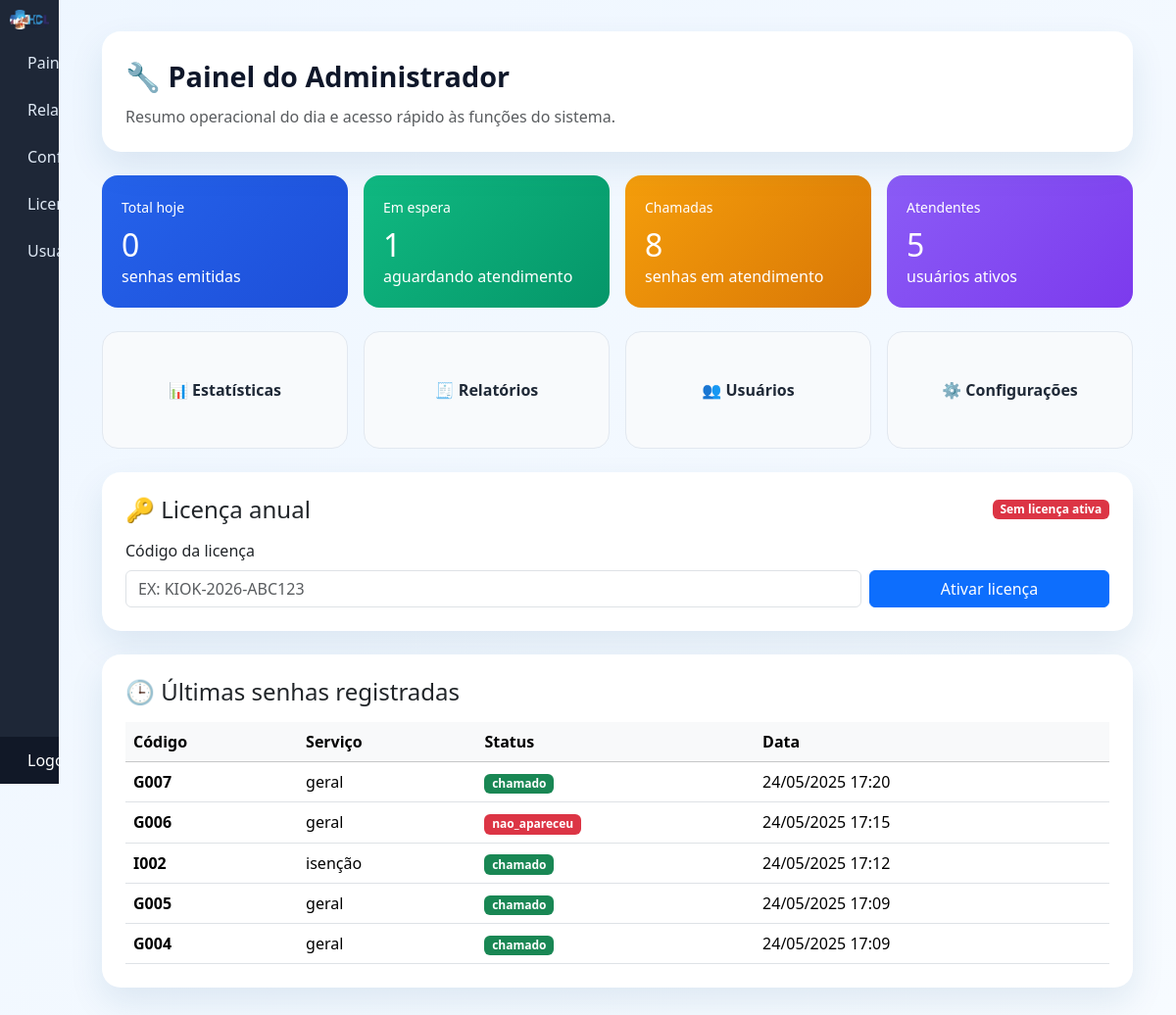
The app's page /admin_dashboard.php (signed in) with its own data.
### tables this page shows
CREATE TABLE IF NOT EXISTS `senhas` (
  `id` int NOT NULL AUTO_INCREMENT,
  `tipo` varchar(20) DEFAULT 'geral',
  `codigo` varchar(10) DEFAULT NULL,
  `servico` varchar(50) DEFAULT 'geral',
  `status` varchar(20) DEFAULT 'aguardando',
  `atendente` varchar(100) DEFAULT NULL,
  `balcao` varchar(50) DEFAULT NULL,
  `chamado_em` datetime DEFAULT NULL,
  `data_criacao` datetime DEFAULT CURRENT_TIMESTAMP,
  `visivel_painel` tinyint(1) DEFAULT '0',
  PRIMARY KEY (`id`)
);

### conexao.php (called while the page is built, shortened)
<?php
function buscarLicencaValida(PDO $pdo): ?array
{
    $stmt = $pdo->query("SELECT * FROM licencas ORDER BY id DESC LIMIT 1");
    $licenca = $stmt ? $stmt->fetch(PDO::FETCH_ASSOC) : null;
    if (!$licenca) {
        return null;
    }
    return $licenca;
}
?>

### admin_dashboard.php (the view, shortened to what this page needs)
<?php
require 'conexao.php';
$licencaAtual = buscarLicencaValida($pdo);
$totalSenhasHoje = (int)$pdo->query("SELECT COUNT(*) FROM senhas WHERE DATE(data_criacao) = CURDATE()")->fetchColumn();
$totalAguardando = (int)$pdo->query("SELECT COUNT(*) FROM senhas WHERE status = 'aguardando'")->fetchColumn();
$totalChamados = (int)$pdo->query("SELECT COUNT(*) FROM senhas WHERE status = 'chamado'")->fetchColumn();
$totalAtendentes = (int)$pdo->query("SELECT COUNT(*) FROM usuarios WHERE perfil = 'atendente'")->fetchColumn();
$ultimasSenhas = $pdo->query("SELECT codigo, servico, status, data_criacao FROM senhas ORDER BY id DESC LIMIT 5")->fetchAll(PDO::FETCH_ASSOC);
?>
<!DOCTYPE html>
<html lang="pt-BR">
<head>
  <link href="https://cdn.jsdelivr.net/npm/bootstrap@5.3.2/dist/css/bootstrap.min.css" rel="stylesheet">
</head>
<body>
  <div class="sidebar">
    <img src="logo.png" alt="Logotipo" />
    <a href="painel.php"> <span class="ms-2">Painel</span></a>
    <a href="relatorios.php"> <span class="ms-2">Relatórios</span></a>
    <a href="configuracoes.php"> <span class="ms-2">Configurações</span></a>
    <a href="configuracoes.php#licenca"> <span class="ms-2">Licença</span></a>
    <a href="usuarios.php"> <span class="ms-2">Usuários</span></a>
    <a href="login.php" class="bottom text-white"> <span class="ms-2">Logout</span></a>
  </div>
  <div class="main">
    <div class="container-fluid">
      <div class="card p-4 mb-4">
        <div class="header mb-2">🔧 Painel do Administrador</div>
        <p class="text-muted mb-0">Resumo operacional do dia e acesso rápido às funções do sistema.</p>
      </div>
      <div class="row g-3 mb-4">
        <div class="col-md-3">
          <div class="stat-card bg-blue">
            <small>Total hoje</small>
            <h2 class="mt-2 mb-0"><?= $totalSenhasHoje ?></h2>
            <span>senhas emitidas</span>
          </div>
        </div>
        <div class="col-md-3">
          <div class="stat-card bg-green">
            <small>Em espera</small>
            <h2 class="mt-2 mb-0"><?= $totalAguardando ?></h2>
            <span>aguardando atendimento</span>
          </div>
        </div>
        <div class="col-md-3">
          <div class="stat-card bg-orange">
            <small>Chamadas</small>
            <h2 class="mt-2 mb-0"><?= $totalChamados ?></h2>
            <span>senhas em atendimento</span>
          </div>
        </div>
        <div class="col-md-3">
          <div class="stat-card bg-purple">
            <small>Atendentes</small>
            <h2 class="mt-2 mb-0"><?= $totalAtendentes ?></h2>
            <span>usuários ativos</span>
          </div>
        </div>
      </div>
      <div class="row g-3 mb-4">
        <div class="col-md-3">
          <a class="quick-link" href="painel.php">📊 Estatísticas</a>
        </div>
        <div class="col-md-3">
          <a class="quick-link" href="relatorios.php">🧾 Relatórios</a>
        </div>
        <div class="col-md-3">
          <a class="quick-link" href="usuarios.php">👥 Usuários</a>
        </div>
        <div class="col-md-3">
          <a class="quick-link" href="configuracoes.php">⚙️ Configurações</a>
        </div>
      </div>
      <div class="card p-4 mb-4" id="licenca">
        <div class="d-flex justify-content-between align-items-center flex-wrap gap-2 mb-3">
          <h4 class="mb-0">🔑 Licença anual</h4>
          <?php if ($licencaAtual): ?>
            <span class="badge bg-success">Ativa até <?= date('d/m/Y', strtotime($licencaAtual['data_validade'])) ?></span>
          <?php else: ?>
            <span class="badge bg-danger">Sem licença ativa</span>
          <?php endif; ?>
        </div>
        <form method="post" class="row g-2 align-items-end">
          <div class="col-md-9">
            <label for="licenca_codigo" class="form-label">Código da licença</label>
            <input type="text" id="licenca_codigo" name="licenca_codigo" class="form-control" placeholder="EX: KIOK-2026-ABC123" required>
          </div>
          <div class="col-md-3 d-grid">
            <button type="submit" class="btn btn-primary">Ativar licença</button>
          </div>
        </form>
      </div>
      <div class="card p-4">
        <h4 class="mb-3">🕒 Últimas senhas registradas</h4>
        <div class="table-responsive">
          <table class="table table-hover align-middle mb-0">
            <thead class="table-light">
              <tr>
                <th>Código</th>
                <th>Serviço</th>
                <th>Status</th>
                <th>Data</th>
              </tr>
            </thead>
            <tbody>
              <?php foreach ($ultimasSenhas as $senha): ?>
                <tr>
                  <td><strong><?= htmlspecialchars($senha['codigo']) ?></strong></td>
                  <td><?= htmlspecialchars($senha['servico']) ?></td>
                  <td>
                    <?php
                      $status = htmlspecialchars($senha['status']);
                      $badge = 'secondary';
                      if ($status === 'chamado') $badge = 'success';
                      if ($status === 'nao_apareceu') $badge = 'danger';
                    ?>
                    <span class="badge bg-<?= $badge ?>"><?= $status ?></span>
                  </td>
                  <td><?= date('d/m/Y H:i', strtotime($senha['data_criacao'])) ?></td>
                </tr>
              <?php endforeach; ?>
            </tbody>
          </table>
        </div>
      </div>
    </div>
  </div>
</body>
</html>

### admin_dashboard.php (style rules this page uses)
body { margin: 0; font-family: 'Segoe UI', sans-serif; background: linear-gradient(135deg, #eef6ff 0%, #f7fbff 100%); display: flex; overflow-x: hidden; }
.sidebar { position: fixed; top: 0; left: 0; height: 100vh; width: 60px; background: rgba(26, 35, 51, 0.98); overflow-x: hidden; transition: width 0.3s ease; display: flex; flex-direction: column; align-items: center; z-index: 1000; }
.sidebar img { width: 40px; margin: 10px; transition: all 0.3s ease; }
.sidebar a { width: 100%; color: #dfe9f5; padding: 12px 20px; text-decoration: none; transition: all 0.3s ease; white-space: nowrap; display: flex; align-items: center; }
.sidebar a.bottom { margin-top: auto; background-color: #111827; }
.main { margin-left: 60px; padding: 2rem; transition: margin-left 0.3s ease; flex: 1; }
.card { border: 0; border-radius: 1.2rem; box-shadow: 0 15px 35px rgba(15, 76, 129, 0.10); background: #fff; }
.header { font-size: clamp(1.8rem, 2vw, 2.5rem); font-weight: 800; color: #0f172a; }
.stat-card { border-radius: 1rem; padding: 1.25rem; color: #fff; min-height: 130px; }
.bg-blue { background: linear-gradient(135deg, #2563eb, #1d4ed8); }
.bg-green { background: linear-gradient(135deg, #10b981, #059669); }
.bg-orange { background: linear-gradient(135deg, #f59e0b, #d97706); }
.bg-purple { background: linear-gradient(135deg, #8b5cf6, #7c3aed); }
.quick-link { display: flex; align-items: center; justify-content: center; min-height: 120px; font-weight: 700; border-radius: 1rem; background: #f8fafc; border: 1px solid #e2e8f0; text-decoration: none; color: #1f2937; transition: all 0.2s ease; }

### records on screen
senhas: codigo "G007", servico "geral", status "chamado", data_criacao "24/05/2025 17:20"
senhas: codigo "G006", servico "geral", status "nao_apareceu", data_criacao "24/05/2025 17:15"
senhas: codigo "I002", servico "isenção", status "chamado", data_criacao "24/05/2025 17:12"
senhas: codigo "G005", servico "geral", status "chamado", data_criacao "24/05/2025 17:09"
senhas: codigo "G004", servico "geral", status "chamado", data_criacao "24/05/2025 17:09"

### other values on screen
$totalSenhasHoje "0"
$totalAguardando "1"
$totalChamados "8"
$totalAtendentes "5"
